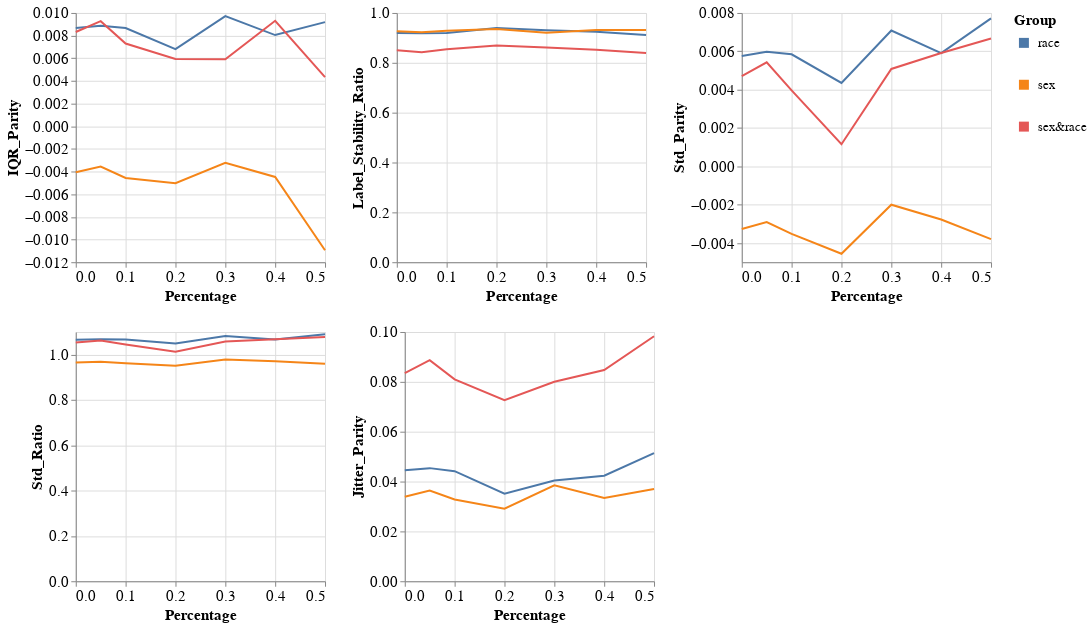

Notebook source saved alongside this figure:
### Markdown cell above
### Group metrics per dataset and model

### Code cell
visualizer.create_groups_grid_pct_lines_plot(model_name=MODEL_NAMES[0],
                                             target_preprocessing_technique=PREPROCESSING_TECHNIQUES[0],
                                             group_metrics_type='variance')

### Figure 1 — Vega-Lite specification as saved in the notebook (floating-point values rounded to 4 significant figures)
{"config": {"view": {"continuousWidth": 400, "continuousHeight": 300}, "axis": {"labelFontSize": 15, "titleFontSize": 15}, "legend": {"labelFontSize": 13, "symbolStrokeWidth": 10, "titleFontSize": 15}}, "vconcat": [{"hconcat": [{"mark": "line", "encoding": {"color": {"field": "Group", "type": "nominal"}, "x": {"field": "Percentage", "type": "quantitative"}, "y": {"field": "Metric_Value", "title": "IQR_Parity", "type": "quantitative"}}, "height": 250, "width": 250}, {"data": {"name": "data-1faaf3886db8fe7adbc2281ef1fc00d9"}, "mark": "line", "encoding": {"color": {"field": "Group", "type": "nominal"}, "x": {"field": "Percentage", "type": "quantitative"}, "y": {"field": "Metric_Value", "title": "Label_Stability_Ratio", "type": "quantitative"}}, "height": 250, "width": 250}, {"data": {"name": "data-f5b58b0f4299313ef4afb6e90ca90ee8"}, "mark": "line", "encoding": {"color": {"field": "Group", "type": "nominal"}, "x": {"field": "Percentage", "type": "quantitative"}, "y": {"field": "Metric_Value", "title": "Std_Parity", "type": "quantitative"}}, "height": 250, "width": 250}]}, {"hconcat": [{"mark": "line", "encoding": {"color": {"field": "Group", "type": "nominal"}, "x": {"field": "Percentage", "type": "quantitative"}, "y": {"field": "Metric_Value", "title": "Std_Ratio", "type": "quantitative"}}, "height": 250, "width": 250}, {"data": {"name": "data-0a32966df4902e686691966f7d653b3e"}, "mark": "line", "encoding": {"color": {"field": "Group", "type": "nominal"}, "x": {"field": "Percentage", "type": "quantitative"}, "y": {"field": "Metric_Value", "title": "Jitter_Parity", "type": "quantitative"}}, "height": 250, "width": 250}], "data": {"name": "data-865161c9364118ae9bd60e7d21c37c26"}}], "data": {"name": "data-33c1ffeab3ad6ede27d88371bca6cb85"}, "$schema": "https://vega.github.io/schema/vega-lite/v4.17.0.json", "datasets": {"data-33c1ffeab3ad6ede27d88371bca6cb85": [{"Model_Name": "DecisionTreeClassifier", "Metric": "IQR_Parity", "Group": "race", "Metric_Value": 0.008663, "Percentage": 0.0}, {"Model_Name": "DecisionTreeClassifier", "Metric": "IQR_Parity", "Group": "sex", "Metric_Value": -0.004062, "Percentage": 0.0}, {"Model_Name": "DecisionTreeClassifier", "Metric": "IQR_Parity", "Group": "sex&race", "Metric_Value": 0.008323, "Percentage": 0.0}, {"Model_Name": "DecisionTreeClassifier", "Metric": "IQR_Parity", "Group": "race", "Metric_Value": 0.008878, "Percentage": 0.05}, {"Model_Name": "DecisionTreeClassifier", "Metric": "IQR_Parity", "Group": "sex", "Metric_Value": -0.003562, "Percentage": 0.05}, {"Model_Name": "DecisionTreeClassifier", "Metric": "IQR_Parity", "Group": "sex&race", "Metric_Value": 0.009279, "Percentage": 0.05}, {"Model_Name": "DecisionTreeClassifier", "Metric": "IQR_Parity", "Group": "race", "Metric_Value": 0.008672, "Percentage": 0.1}, {"Model_Name": "DecisionTreeClassifier", "Metric": "IQR_Parity", "Group": "sex", "Metric_Value": -0.004565, "Percentage": 0.1}, {"Model_Name": "DecisionTreeClassifier", "Metric": "IQR_Parity", "Group": "sex&race", "Metric_Value": 0.0073, "Percentage": 0.1}, {"Model_Name": "DecisionTreeClassifier", "Metric": "IQR_Parity", "Group": "race", "Metric_Value": 0.006807, "Percentage": 0.2}, {"Model_Name": "DecisionTreeClassifier", "Metric": "IQR_Parity", "Group": "sex", "Metric_Value": -0.005035, "Percentage": 0.2}, {"Model_Name": "DecisionTreeClassifier", "Metric": "IQR_Parity", "Group": "sex&race", "Metric_Value": 0.005932, "Percentage": 0.2}, {"Model_Name": "DecisionTreeClassifier", "Metric": "IQR_Parity", "Group": "race", "Metric_Value": 0.009716, "Percentage": 0.3}, {"Model_Name": "DecisionTreeClassifier", "Metric": "IQR_Parity", "Group": "sex", "Metric_Value": -0.003231, "Percentage": 0.3}, {"Model_Name": "DecisionTreeClassifier", "Metric": "IQR_Parity", "Group": "sex&race", "Metric_Value": 0.005907, "Percentage": 0.3}, {"Model_Name": "DecisionTreeClassifier", "Metric": "IQR_Parity", "Group": "race", "Metric_Value": 0.008048, "Percentage": 0.4}, {"Model_Name": "DecisionTreeClassifier", "Metric": "IQR_Parity", "Group": "sex", "Metric_Value": -0.004476, "Percentage": 0.4}, {"Model_Name": "DecisionTreeClassifier", "Metric": "IQR_Parity", "Group": "sex&race", "Metric_Value": 0.009308, "Percentage": 0.4}, {"Model_Name": "DecisionTreeClassifier", "Metric": "IQR_Parity", "Group": "race", "Metric_Value": 0.009191, "Percentage": 0.5}, {"Model_Name": "DecisionTreeClassifier", "Metric": "IQR_Parity", "Group": "sex", "Metric_Value": -0.01094, "Percentage": 0.5}, {"Model_Name": "DecisionTreeClassifier", "Metric": "IQR_Parity", "Group": "sex&race", "Metric_Value": 0.004344, "Percentage": 0.5}], "data-1faaf3886db8fe7adbc2281ef1fc00d9": [{"Model_Name": "DecisionTreeClassifier", "Metric": "Label_Stability_Ratio", "Group": "race", "Metric_Value": 0.9197, "Percentage": 0.0}, {"Model_Name": "DecisionTreeClassifier", "Metric": "Label_Stability_Ratio", "Group": "sex", "Metric_Value": 0.9263, "Percentage": 0.0}, {"Model_Name": "DecisionTreeClassifier", "Metric": "Label_Stability_Ratio", "Group": "sex&race", "Metric_Value": 0.85, "Percentage": 0.0}, {"Model_Name": "DecisionTreeClassifier", "Metric": "Label_Stability_Ratio", "Group": "race", "Metric_Value": 0.9187, "Percentage": 0.05}, {"Model_Name": "DecisionTreeClassifier", "Metric": "Label_Stability_Ratio", "Group": "sex", "Metric_Value": 0.9223, "Percentage": 0.05}, {"Model_Name": "DecisionTreeClassifier", "Metric": "Label_Stability_Ratio", "Group": "sex&race", "Metric_Value": 0.8424, "Percentage": 0.05}, {"Model_Name": "DecisionTreeClassifier", "Metric": "Label_Stability_Ratio", "Group": "race", "Metric_Value": 0.92, "Percentage": 0.1}, {"Model_Name": "DecisionTreeClassifier", "Metric": "Label_Stability_Ratio", "Group": "sex", "Metric_Value": 0.929, "Percentage": 0.1}, {"Model_Name": "DecisionTreeClassifier", "Metric": "Label_Stability_Ratio", "Group": "sex&race", "Metric_Value": 0.8545, "Percentage": 0.1}, {"Model_Name": "DecisionTreeClassifier", "Metric": "Label_Stability_Ratio", "Group": "race", "Metric_Value": 0.9393, "Percentage": 0.2}, {"Model_Name": "DecisionTreeClassifier", "Metric": "Label_Stability_Ratio", "Group": "sex", "Metric_Value": 0.9361, "Percentage": 0.2}, {"Model_Name": "DecisionTreeClassifier", "Metric": "Label_Stability_Ratio", "Group": "sex&race", "Metric_Value": 0.8691, "Percentage": 0.2}, {"Model_Name": "DecisionTreeClassifier", "Metric": "Label_Stability_Ratio", "Group": "race", "Metric_Value": 0.9309, "Percentage": 0.3}, {"Model_Name": "DecisionTreeClassifier", "Metric": "Label_Stability_Ratio", "Group": "sex", "Metric_Value": 0.9209, "Percentage": 0.3}, {"Model_Name": "DecisionTreeClassifier", "Metric": "Label_Stability_Ratio", "Group": "sex&race", "Metric_Value": 0.8611, "Percentage": 0.3}, {"Model_Name": "DecisionTreeClassifier", "Metric": "Label_Stability_Ratio", "Group": "race", "Metric_Value": 0.9247, "Percentage": 0.4}, {"Model_Name": "DecisionTreeClassifier", "Metric": "Label_Stability_Ratio", "Group": "sex", "Metric_Value": 0.9319, "Percentage": 0.4}, {"Model_Name": "DecisionTreeClassifier", "Metric": "Label_Stability_Ratio", "Group": "sex&race", "Metric_Value": 0.8529, "Percentage": 0.4}, {"Model_Name": "DecisionTreeClassifier", "Metric": "Label_Stability_Ratio", "Group": "race", "Metric_Value": 0.912, "Percentage": 0.5}, {"Model_Name": "DecisionTreeClassifier", "Metric": "Label_Stability_Ratio", "Group": "sex", "Metric_Value": 0.9317, "Percentage": 0.5}, {"Model_Name": "DecisionTreeClassifier", "Metric": "Label_Stability_Ratio", "Group": "sex&race", "Metric_Value": 0.8393, "Percentage": 0.5}], "data-f5b58b0f4299313ef4afb6e90ca90ee8": [{"Model_Name": "DecisionTreeClassifier", "Metric": "Std_Parity", "Group": "race", "Metric_Value": 0.005761, "Percentage": 0.0}, {"Model_Name": "DecisionTreeClassifier", "Metric": "Std_Parity", "Group": "sex", "Metric_Value": -0.003264, "Percentage": 0.0}, {"Model_Name": "DecisionTreeClassifier", "Metric": "Std_Parity", "Group": "sex&race", "Metric_Value": 0.0047, "Percentage": 0.0}, {"Model_Name": "DecisionTreeClassifier", "Metric": "Std_Parity", "Group": "race", "Metric_Value": 0.005982, "Percentage": 0.05}, {"Model_Name": "DecisionTreeClassifier", "Metric": "Std_Parity", "Group": "sex", "Metric_Value": -0.002902, "Percentage": 0.05}, {"Model_Name": "DecisionTreeClassifier", "Metric": "Std_Parity", "Group": "sex&race", "Metric_Value": 0.005427, "Percentage": 0.05}, {"Model_Name": "DecisionTreeClassifier", "Metric": "Std_Parity", "Group": "race", "Metric_Value": 0.005844, "Percentage": 0.1}, {"Model_Name": "DecisionTreeClassifier", "Metric": "Std_Parity", "Group": "sex", "Metric_Value": -0.003527, "Percentage": 0.1}, {"Model_Name": "DecisionTreeClassifier", "Metric": "Std_Parity", "Group": "sex&race", "Metric_Value": 0.003964, "Percentage": 0.1}, {"Model_Name": "DecisionTreeClassifier", "Metric": "Std_Parity", "Group": "race", "Metric_Value": 0.004352, "Percentage": 0.2}, {"Model_Name": "DecisionTreeClassifier", "Metric": "Std_Parity", "Group": "sex", "Metric_Value": -0.00456, "Percentage": 0.2}, {"Model_Name": "DecisionTreeClassifier", "Metric": "Std_Parity", "Group": "sex&race", "Metric_Value": 0.001156, "Percentage": 0.2}, {"Model_Name": "DecisionTreeClassifier", "Metric": "Std_Parity", "Group": "race", "Metric_Value": 0.007085, "Percentage": 0.3}, {"Model_Name": "DecisionTreeClassifier", "Metric": "Std_Parity", "Group": "sex", "Metric_Value": -0.002002, "Percentage": 0.3}, {"Model_Name": "DecisionTreeClassifier", "Metric": "Std_Parity", "Group": "sex&race", "Metric_Value": 0.00508, "Percentage": 0.3}, {"Model_Name": "DecisionTreeClassifier", "Metric": "Std_Parity", "Group": "race", "Metric_Value": 0.005908, "Percentage": 0.4}, {"Model_Name": "DecisionTreeClassifier", "Metric": "Std_Parity", "Group": "sex", "Metric_Value": -0.002771, "Percentage": 0.4}, {"Model_Name": "DecisionTreeClassifier", "Metric": "Std_Parity", "Group": "sex&race", "Metric_Value": 0.005915, "Percentage": 0.4}, {"Model_Name": "DecisionTreeClassifier", "Metric": "Std_Parity", "Group": "race", "Metric_Value": 0.007714, "Percentage": 0.5}, {"Model_Name": "DecisionTreeClassifier", "Metric": "Std_Parity", "Group": "sex", "Metric_Value": -0.003794, "Percentage": 0.5}, {"Model_Name": "DecisionTreeClassifier", "Metric": "Std_Parity", "Group": "sex&race", "Metric_Value": 0.006672, "Percentage": 0.5}], "data-865161c9364118ae9bd60e7d21c37c26": [{"Model_Name": "DecisionTreeClassifier", "Metric": "Std_Ratio", "Group": "race", "Metric_Value": 1.066, "Percentage": 0.0}, {"Model_Name": "DecisionTreeClassifier", "Metric": "Std_Ratio", "Group": "sex", "Metric_Value": 0.9653, "Percentage": 0.0}, {"Model_Name": "DecisionTreeClassifier", "Metric": "Std_Ratio", "Group": "sex&race", "Metric_Value": 1.054, "Percentage": 0.0}, {"Model_Name": "DecisionTreeClassifier", "Metric": "Std_Ratio", "Group": "race", "Metric_Value": 1.068, "Percentage": 0.05}, {"Model_Name": "DecisionTreeClassifier", "Metric": "Std_Ratio", "Group": "sex", "Metric_Value": 0.9691, "Percentage": 0.05}, {"Model_Name": "DecisionTreeClassifier", "Metric": "Std_Ratio", "Group": "sex&race", "Metric_Value": 1.062, "Percentage": 0.05}, {"Model_Name": "DecisionTreeClassifier", "Metric": "Std_Ratio", "Group": "race", "Metric_Value": 1.067, "Percentage": 0.1}, {"Model_Name": "DecisionTreeClassifier", "Metric": "Std_Ratio", "Group": "sex", "Metric_Value": 0.9625, "Percentage": 0.1}, {"Model_Name": "DecisionTreeClassifier", "Metric": "Std_Ratio", "Group": "sex&race", "Metric_Value": 1.045, "Percentage": 0.1}, {"Model_Name": "DecisionTreeClassifier", "Metric": "Std_Ratio", "Group": "race", "Metric_Value": 1.05, "Percentage": 0.2}, {"Model_Name": "DecisionTreeClassifier", "Metric": "Std_Ratio", "Group": "sex", "Metric_Value": 0.9515, "Percentage": 0.2}, {"Model_Name": "DecisionTreeClassifier", "Metric": "Std_Ratio", "Group": "sex&race", "Metric_Value": 1.013, "Percentage": 0.2}, {"Model_Name": "DecisionTreeClassifier", "Metric": "Std_Ratio", "Group": "race", "Metric_Value": 1.083, "Percentage": 0.3}, {"Model_Name": "DecisionTreeClassifier", "Metric": "Std_Ratio", "Group": "sex", "Metric_Value": 0.9781, "Percentage": 0.3}, {"Model_Name": "DecisionTreeClassifier", "Metric": "Std_Ratio", "Group": "sex&race", "Metric_Value": 1.058, "Percentage": 0.3}, {"Model_Name": "DecisionTreeClassifier", "Metric": "Std_Ratio", "Group": "race", "Metric_Value": 1.067, "Percentage": 0.4}, {"Model_Name": "DecisionTreeClassifier", "Metric": "Std_Ratio", "Group": "sex", "Metric_Value": 0.9704, "Percentage": 0.4}, {"Model_Name": "DecisionTreeClassifier", "Metric": "Std_Ratio", "Group": "sex&race", "Metric_Value": 1.068, "Percentage": 0.4}, {"Model_Name": "DecisionTreeClassifier", "Metric": "Std_Ratio", "Group": "race", "Metric_Value": 1.09, "Percentage": 0.5}, {"Model_Name": "DecisionTreeClassifier", "Metric": "Std_Ratio", "Group": "sex", "Metric_Value": 0.9594, "Percentage": 0.5}, {"Model_Name": "DecisionTreeClassifier", "Metric": "Std_Ratio", "Group": "sex&race", "Metric_Value": 1.078, "Percentage": 0.5}], "data-0a32966df4902e686691966f7d653b3e": [{"Model_Name": "DecisionTreeClassifier", "Metric": "Jitter_Parity", "Group": "race", "Metric_Value": 0.04452, "Percentage": 0.0}, {"Model_Name": "DecisionTreeClassifier", "Metric": "Jitter_Parity", "Group": "sex", "Metric_Value": 0.03393, "Percentage": 0.0}, {"Model_Name": "DecisionTreeClassifier", "Metric": "Jitter_Parity", "Group": "sex&race", "Metric_Value": 0.08354, "Percentage": 0.0}, {"Model_Name": "DecisionTreeClassifier", "Metric": "Jitter_Parity", "Group": "race", "Metric_Value": 0.04538, "Percentage": 0.05}, {"Model_Name": "DecisionTreeClassifier", "Metric": "Jitter_Parity", "Group": "sex", "Metric_Value": 0.03637, "Percentage": 0.05}, {"Model_Name": "DecisionTreeClassifier", "Metric": "Jitter_Parity", "Group": "sex&race", "Metric_Value": 0.08868, "Percentage": 0.05}, {"Model_Name": "DecisionTreeClassifier", "Metric": "Jitter_Parity", "Group": "race", "Metric_Value": 0.04415, "Percentage": 0.1}, {"Model_Name": "DecisionTreeClassifier", "Metric": "Jitter_Parity", "Group": "sex", "Metric_Value": 0.03279, "Percentage": 0.1}, {"Model_Name": "DecisionTreeClassifier", "Metric": "Jitter_Parity", "Group": "sex&race", "Metric_Value": 0.08102, "Percentage": 0.1}, {"Model_Name": "DecisionTreeClassifier", "Metric": "Jitter_Parity", "Group": "race", "Metric_Value": 0.03513, "Percentage": 0.2}, {"Model_Name": "DecisionTreeClassifier", "Metric": "Jitter_Parity", "Group": "sex", "Metric_Value": 0.02914, "Percentage": 0.2}, {"Model_Name": "DecisionTreeClassifier", "Metric": "Jitter_Parity", "Group": "sex&race", "Metric_Value": 0.07267, "Percentage": 0.2}, {"Model_Name": "DecisionTreeClassifier", "Metric": "Jitter_Parity", "Group": "race", "Metric_Value": 0.04044, "Percentage": 0.3}, {"Model_Name": "DecisionTreeClassifier", "Metric": "Jitter_Parity", "Group": "sex", "Metric_Value": 0.03845, "Percentage": 0.3}, {"Model_Name": "DecisionTreeClassifier", "Metric": "Jitter_Parity", "Group": "sex&race", "Metric_Value": 0.08006, "Percentage": 0.3}, {"Model_Name": "DecisionTreeClassifier", "Metric": "Jitter_Parity", "Group": "race", "Metric_Value": 0.04232, "Percentage": 0.4}, {"Model_Name": "DecisionTreeClassifier", "Metric": "Jitter_Parity", "Group": "sex", "Metric_Value": 0.03343, "Percentage": 0.4}, {"Model_Name": "DecisionTreeClassifier", "Metric": "Jitter_Parity", "Group": "sex&race", "Metric_Value": 0.08477, "Percentage": 0.4}, {"Model_Name": "DecisionTreeClassifier", "Metric": "Jitter_Parity", "Group": "race", "Metric_Value": 0.05143, "Percentage": 0.5}, {"Model_Name": "DecisionTreeClassifier", "Metric": "Jitter_Parity", "Group": "sex", "Metric_Value": 0.03702, "Percentage": 0.5}, {"Model_Name": "DecisionTreeClassifier", "Metric": "Jitter_Parity", "Group": "sex&race", "Metric_Value": 0.09831, "Percentage": 0.5}]}}
